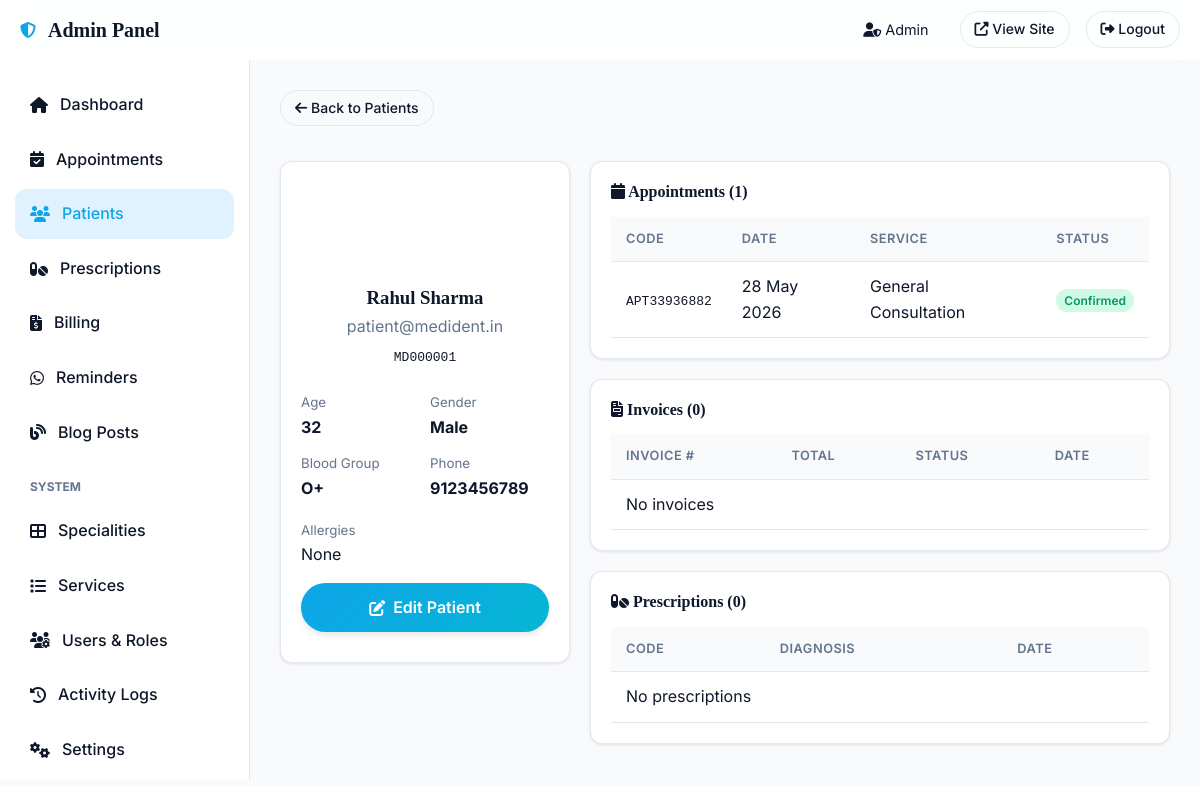
The page /secure-admin-panel/patients/1 (signed in) on the database its author committed.
### models.py (models this page shows, shortened)
class User(UserMixin, db.Model):
    __tablename__ = 'users'
    id = db.Column(db.Integer, primary_key=True)
    name = db.Column(db.String(120), nullable=False)
    email = db.Column(db.String(120), unique=True, nullable=False)
    phone = db.Column(db.String(20))
    password_hash = db.Column(db.String(256), nullable=False)
    role = db.Column(db.String(20), default='patient')  # patient, dentist, receptionist, admin
    is_active = db.Column(db.Boolean, default=True)
    avatar = db.Column(db.String(256))
    created_at = db.Column(db.DateTime, default=datetime.utcnow)
    last_login = db.Column(db.DateTime)
    reset_token = db.Column(db.String(100))
    reset_token_expiry = db.Column(db.DateTime)
    preferred_language = db.Column(db.String(10), default='en')
    patient_profile = db.relationship('Patient', backref='user', uselist=False)
    appointments = db.relationship('Appointment', backref='user', lazy='dynamic', foreign_keys='Appointment.user_id')
    blog_posts = db.relationship('BlogPost', backref='author', lazy='dynamic')
    activity_logs = db.relationship('ActivityLog', backref='user', lazy='dynamic')

class Patient(db.Model):
    __tablename__ = 'patients'
    id = db.Column(db.Integer, primary_key=True)
    user_id = db.Column(db.Integer, db.ForeignKey('users.id'), unique=True)
    patient_code = db.Column(db.String(20), unique=True)
    dob = db.Column(db.Date)
    age = db.Column(db.Integer)
    gender = db.Column(db.String(10))
    blood_group = db.Column(db.String(5))
    address = db.Column(db.Text)
    city = db.Column(db.String(80))
    emergency_contact = db.Column(db.String(20))
    emergency_name = db.Column(db.String(120))
    allergies = db.Column(db.Text)
    medical_history = db.Column(db.Text)
    dental_history = db.Column(db.Text)
    current_medications = db.Column(db.Text)
    insurance_provider = db.Column(db.String(120))
    insurance_id = db.Column(db.String(80))
    qr_code_path = db.Column(db.String(256))
    created_at = db.Column(db.DateTime, default=datetime.utcnow)
    updated_at = db.Column(db.DateTime, default=datetime.utcnow, onupdate=datetime.utcnow)
    appointments = db.relationship('Appointment', backref='patient', lazy='dynamic', foreign_keys='Appointment.patient_id')
    prescriptions = db.relationship('Prescription', backref='patient', lazy='dynamic')
    medical_reports = db.relationship('MedicalReport', backref='patient', lazy='dynamic')
    invoices = db.relationship('Invoice', backref='patient', lazy='dynamic')
    notifications = db.relationship('Notification', backref='patient', lazy='dynamic')

class Appointment(db.Model):
    __tablename__ = 'appointments'
    id = db.Column(db.Integer, primary_key=True)
    appointment_code = db.Column(db.String(20), unique=True)
    user_id = db.Column(db.Integer, db.ForeignKey('users.id'))
    patient_id = db.Column(db.Integer, db.ForeignKey('patients.id'))
    service_id = db.Column(db.Integer, db.ForeignKey('services.id'))
    guest_name = db.Column(db.String(120))
    guest_email = db.Column(db.String(120))
    guest_phone = db.Column(db.String(20))
    guest_age = db.Column(db.Integer)
    appointment_date = db.Column(db.Date, nullable=False)
    appointment_time = db.Column(db.Time, nullable=False)
    end_time = db.Column(db.Time)
    status = db.Column(db.String(20), default='pending')  # pending, confirmed, cancelled, completed, rescheduled
    appointment_type = db.Column(db.String(20), default='in-person')  # in-person, video
    notes = db.Column(db.Text)
    symptoms = db.Column(db.Text)
    fee = db.Column(db.Float, default=200.0)
    reminder_sent = db.Column(db.Boolean, default=False)
    created_at = db.Column(db.DateTime, default=datetime.utcnow)
    updated_at = db.Column(db.DateTime, default=datetime.utcnow, onupdate=datetime.utcnow)
    confirmed_at = db.Column(db.DateTime)
    cancelled_at = db.Column(db.DateTime)
    cancel_reason = db.Column(db.Text)
    prescription = db.relationship('Prescription', backref='appointment', uselist=False)
    invoice = db.relationship('Invoice', backref='appointment', uselist=False)

class Service(db.Model):
    __tablename__ = 'services'
    id = db.Column(db.Integer, primary_key=True)
    name = db.Column(db.String(120), nullable=False)
    description = db.Column(db.Text)
    duration_minutes = db.Column(db.Integer, default=30)
    base_price = db.Column(db.Float, default=0.0)
    category = db.Column(db.String(80))
    is_active = db.Column(db.Boolean, default=True)
    icon = db.Column(db.String(80))
    created_at = db.Column(db.DateTime, default=datetime.utcnow)
    appointments = db.relationship('Appointment', backref='service', lazy='dynamic')

### routes/admin.py (the view)
@admin_bp.route('/patients/<int:patient_id>')
@login_required
@admin_required
def patient_detail(patient_id):
    patient = Patient.query.get_or_404(patient_id)
    appointments = Appointment.query.filter_by(patient_id=patient_id).order_by(Appointment.appointment_date.desc()).all()
    prescriptions = Prescription.query.filter_by(patient_id=patient_id).order_by(Prescription.created_at.desc()).all()
    reports = MedicalReport.query.filter_by(patient_id=patient_id).order_by(MedicalReport.created_at.desc()).all()
    invoices = Invoice.query.filter_by(patient_id=patient_id).order_by(Invoice.created_at.desc()).all()
    return render_template('admin/patient_detail.html', patient=patient,
                           appointments=appointments, prescriptions=prescriptions,
                           reports=reports, invoices=invoices)

### templates/admin/patient_detail.html (shortened to what this page needs)
{% extends "admin/base.html" %}
{% block content %}
<div style="margin-bottom:20px;">
    <a href="{{ url_for('admin.patients') }}" class="btn-outline-sm" style="margin-bottom:15px;"><i class="fas fa-arrow-left"></i> Back to Patients</a>
</div>
<div style="display:grid;grid-template-columns:1fr 2fr;gap:20px;align-items:start;">
    <div>
        <div class="card" style="text-align:center;padding:30px 20px;">
            <div style="width:80px;height:80px;border-radius:50%;background:var(--primary-gradient);color:#fff;display:flex;align-items:center;justify-content:center;font-size:2rem;margin:0 auto 15px;">
            </div>
            <h3>{{ patient.user.name }}</h3>
            <p class="text-muted" style="margin:4px 0;">{{ patient.user.email }}</p>
            <code>{{ patient.patient_code }}</code>
            <div style="display:grid;grid-template-columns:1fr 1fr;gap:10px;margin-top:20px;text-align:left;">
                <div><small class="text-muted">Age</small><p><strong>{{ patient.age or '-' }}</strong></p></div>
                <div><small class="text-muted">Gender</small><p><strong>{{ patient.gender or '-' }}</strong></p></div>
                <div><small class="text-muted">Blood Group</small><p><strong>{{ patient.blood_group or '-' }}</strong></p></div>
                <div><small class="text-muted">Phone</small><p><strong>{{ patient.user.phone or '-' }}</strong></p></div>
            </div>
            <div style="margin-top:15px;text-align:left;">
                <small class="text-muted">Allergies</small>
                <p>{{ patient.allergies or 'None' }}</p>
            </div>
            <a href="{{ url_for('admin.edit_patient', patient_id=patient.id) }}" class="btn btn-primary" style="margin-top:15px;width:100%;"><i class="fas fa-edit"></i> Edit Patient</a>
        </div>
    </div>
    <div>
        <div class="card" style="margin-bottom:20px;">
            <h4 style="margin-bottom:15px;"><i class="fas fa-calendar"></i> Appointments ({{ appointments|length }})</h4>
            <div class="table-responsive">
                <table class="table">
                    <thead><tr><th>Code</th><th>Date</th><th>Service</th><th>Status</th></tr></thead>
                    <tbody>
                    {% for apt in appointments %}
                    <tr>
                        <td><code>{{ apt.appointment_code }}</code></td>
                        <td>{{ apt.appointment_date.strftime('%d %b %Y') }}</td>
                        <td>{{ apt.service.name if apt.service else '-' }}</td>
                        <td><span class="badge badge-{{ apt.status }}">{{ apt.status.title() }}</span></td>
                    </tr>
                    {% else %}<tr><td colspan="4" class="text-center">No appointments</td></tr>{% endfor %}
                    </tbody>
                </table>
            </div>
        </div>
        <div class="card" style="margin-bottom:20px;">
            <h4 style="margin-bottom:15px;"><i class="fas fa-file-invoice"></i> Invoices ({{ invoices|length }})</h4>
            <div class="table-responsive">
                <table class="table">
                    <thead><tr><th>Invoice #</th><th>Total</th><th>Status</th><th>Date</th></tr></thead>
                    <tbody>
                    {% for inv in invoices %}
                    <tr>
                        <td><code>{{ inv.invoice_number }}</code></td>
                        <td>₹{{ inv.total }}</td>
                        <td><span class="badge badge-{{ 'completed' if inv.status=='paid' else 'pending' }}">{{ inv.status.title() }}</span></td>
                        <td>{{ inv.created_at.strftime('%d %b %Y') }}</td>
                    </tr>
                    {% else %}<tr><td colspan="4" class="text-center">No invoices</td></tr>{% endfor %}
                    </tbody>
                </table>
            </div>
        </div>
        <div class="card">
            <h4 style="margin-bottom:15px;"><i class="fas fa-pills"></i> Prescriptions ({{ prescriptions|length }})</h4>
            <div class="table-responsive">
                <table class="table">
                    <thead><tr><th>Code</th><th>Diagnosis</th><th>Date</th></tr></thead>
                    <tbody>
                    {% for rx in prescriptions %}
                    <tr>
                        <td><code>{{ rx.prescription_code }}</code></td>
                        <td>{{ rx.diagnosis[:60] if rx.diagnosis else '-' }}...</td>
                        <td>{{ rx.created_at.strftime('%d %b %Y') }}</td>
                    </tr>
                    {% else %}<tr><td colspan="3" class="text-center">No prescriptions</td></tr>{% endfor %}
                    </tbody>
                </table>
            </div>
        </div>
    </div>
</div>
{% endblock %}

### templates/admin/base.html (shortened to what this page needs)
<!DOCTYPE html>
<html lang="en" data-theme="light">
<head>
    <link rel="stylesheet" href="https://cdnjs.cloudflare.com/ajax/libs/font-awesome/6.5.0/css/all.min.css">
    <link rel="stylesheet" href="{{ url_for('static', filename='css/main.css') }}">
</head>
<body>
<nav class="navbar" style="height: 60px;">
    <div class="nav-container" style="justify-content: space-between; width: 100%;">
        <div class="nav-brand">
            <i class="fas fa-shield-alt text-primary"></i>
            <span class="brand-main">Admin Panel</span>
        </div>
        <div class="nav-actions">
            <span style="font-size: 0.9rem; margin-right: 15px;"><i class="fas fa-user-shield"></i> {{ current_user.name }}</span>
            <a href="{{ url_for('public.index') }}" class="btn-outline-sm" target="_blank"><i class="fas fa-external-link-alt"></i> View Site</a>
            <a href="{{ url_for('auth.logout') }}" class="btn-outline-sm text-danger"><i class="fas fa-sign-out-alt"></i> Logout</a>
        </div>
    </div>
</nav>
<div class="dashboard-layout" style="padding-top: 60px;">
    <aside class="dashboard-sidebar">
        <nav class="dashboard-nav">
            <a href="{{ url_for('admin.dashboard') }}" class="dashboard-link {% if request.endpoint == 'admin.dashboard' %}active{% endif %}">
                <i class="fas fa-home"></i> Dashboard
            </a>
            <a href="{{ url_for('admin.appointments') }}" class="dashboard-link {% if request.endpoint and 'appointment' in request.endpoint %}active{% endif %}">
                <i class="fas fa-calendar-check"></i> Appointments
            </a>
            <a href="{{ url_for('admin.patients') }}" class="dashboard-link {% if request.endpoint and 'patient' in request.endpoint %}active{% endif %}">
                <i class="fas fa-users"></i> Patients
            </a>
            <a href="{{ url_for('admin.prescriptions') }}" class="dashboard-link {% if request.endpoint and 'prescription' in request.endpoint %}active{% endif %}">
                <i class="fas fa-pills"></i> Prescriptions
            </a>
            <a href="{{ url_for('admin.billing') }}" class="dashboard-link {% if request.endpoint and 'billing' in request.endpoint %}active{% endif %}">
                <i class="fas fa-file-invoice-dollar"></i> Billing
            </a>
            <a href="{{ url_for('admin.reminders') }}" class="dashboard-link {% if request.endpoint and 'reminder' in request.endpoint %}active{% endif %}">
                <i class="fab fa-whatsapp"></i> Reminders
            </a>
            <a href="{{ url_for('admin.blog') }}" class="dashboard-link {% if request.endpoint and 'blog' in request.endpoint %}active{% endif %}">
                <i class="fas fa-blog"></i> Blog Posts
            </a>
            {% if current_user.role == 'admin' %}
            <div style="margin: 15px 0 5px; padding-left: 15px; font-size: 0.75rem; text-transform: uppercase; color: var(--text-muted); font-weight: 700;">System</div>
            <a href="{{ url_for('admin.specialities') }}" class="dashboard-link {% if request.endpoint and 'specialit' in request.endpoint %}active{% endif %}">
                <i class="fas fa-th-large"></i> Specialities
            </a>
            <a href="{{ url_for('admin.services') }}" class="dashboard-link {% if request.endpoint and 'service' in request.endpoint %}active{% endif %}">
                <i class="fas fa-list"></i> Services
            </a>
            <a href="{{ url_for('admin.users') }}" class="dashboard-link {% if request.endpoint and 'users' in request.endpoint %}active{% endif %}">
                <i class="fas fa-users-cog"></i> Users & Roles
            </a>
            <a href="{{ url_for('admin.activity_logs') }}" class="dashboard-link {% if request.endpoint and 'activity_logs' in request.endpoint %}active{% endif %}">
                <i class="fas fa-history"></i> Activity Logs
            </a>
            <a href="{{ url_for('admin.settings') }}" class="dashboard-link {% if request.endpoint and 'settings' in request.endpoint %}active{% endif %}">
                <i class="fas fa-cogs"></i> Settings
            </a>
            {% endif %}
        </nav>
    </aside>
    <main class="dashboard-main">
        {% block content %}{% endblock %}
    </main>
</div>
</body>
</html>

### rows shown on the page
User: name "Admin"
User: user.name "Rahul Sharma", user.email "patient@medident.in", user "9123456789"
Patient: patient_code "MD000001", age "32", gender "Male", blood_group "O+", allergies "None"
Appointment: appointment_code "APT33936882", appointment_date "28 May 2026", service "General Consultation", status "Confirmed"

### other values the page prints
{{ appointments|length }} "1"
{{ invoices|length }} "0"
{{ prescriptions|length }} "0"
